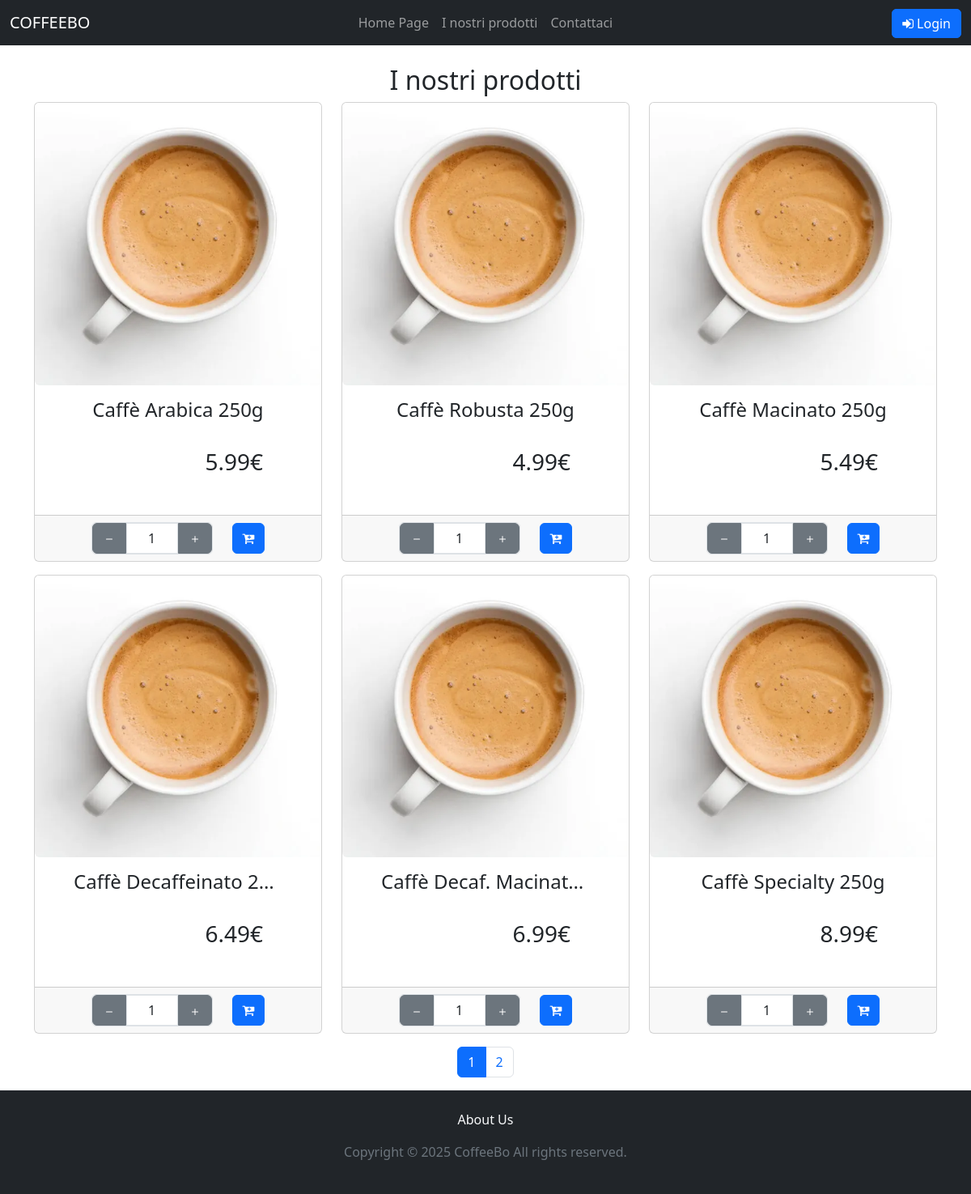
The page /index.php?page=products on the database its author committed.
### tables this page shows
CREATE TABLE
    `Product` (
        `product_id` int (11) NOT NULL,
        `seller_id` int (11) NOT NULL,
        `SKU` varchar(100) NOT NULL,
        `product_name` varchar(50) NOT NULL,
        `product_description` text NOT NULL,
        `price` decimal(10, 2) NOT NULL,
        `stock` int (11) NOT NULL,
        `category_id` int (11) NOT NULL,
        `image` varchar(255) DEFAULT NULL,
        `available` tinyint (1) DEFAULT 1
    );

### index.php (called while the page is built, shortened)
<?php
require_once("bootstrap.php");
require("template/base.php");
?>

### utils/functions.php (called while the page is built, shortened)
<?php
function isUserLoggedIn()
{
    return $_SESSION['auth']['success'] ?? false;
}
function isUserSeller()
{
    return array_key_exists('seller', $_SESSION);
}

### bootstrap.php (called while the page is built, shortened)
<?php
require_once("utils/functions.php");
require_once("db/databaseHelper.php");
$servername = "localhost";
$db_username = "db_user";
$db_password = "1234";
$dbname = "CaffeBoDB";
$dbport = 3306;
$dbh = new DatabaseHelper($servername, $db_username, $db_password, $dbname, $dbport);
?>

### db/databaseHelper.php (called while the page is built, shortened)
<?php
class DatabaseHelper
{
    private $db;
    public function __construct($servername, $username, $password, $dbname, $port)
    {
        $this->db = new mysqli($servername, $username, $password, $dbname, $port);
        $this->db->set_charset("utf8mb4");
    }
    public function getAllProducts()
    {
        $query = "SELECT * FROM `Product`";
        $stmt = $this->db->prepare($query);
        $stmt->execute();
        $result = $stmt->get_result();
        return $result->fetch_all(MYSQLI_ASSOC);
    }
}

### template/products.php (the view, shortened to what this page needs)
<section>
    <?php
    require_once('bootstrap.php');
    $products = isUserSeller() ? $dbh->getProductsBySeller($_SESSION['seller']['user_id']) : $dbh->getAllProducts();
    $totalProducts = count($products);
    ?>
    <h2 class="text-center"><?php echo isUserSeller() ? "Prodotti disponibili: $totalProducts" : "I nostri prodotti"  ?> </h2>
    <div class="container">
        <div class="row">
            <?php
            $totalProducts = count($products);
            $productsPerPage = 6;
            $totalPages = ceil($totalProducts / $productsPerPage);
            $currentPage = isset($_GET['pageNumber']) ? (int)$_GET['pageNumber'] : 1;
            $startIndex = ($currentPage - 1) * $productsPerPage;
            $currentProducts = array_slice($products, $startIndex, $productsPerPage);
            foreach ($currentProducts as $product): ?>
                <div class="col-sm-6 col-md-4">
                    <div class="card mb-3 hover-darken">
                        <a data-bs-toggle="modal"
                            data-bs-target="#productModal"
                            data-product-id="<?php echo $product['product_id']; ?>"
                            data-name="<?php echo htmlspecialchars($product['product_name']); ?>"
                            data-price="<?php echo $product['price']; ?>"
                            data-image="<?php echo $product['image']; ?>"
                            data-description="<?php echo htmlspecialchars($product['product_description'] ?? ''); ?>"
                            data-max="<?php echo $product['stock']; ?>">
                            <img src="<?php echo $product['image'] ?>" class="card-img-top rounded" alt="<?php echo $product['product_name'] ?>">
                        </a>
                        <div class="container d-flex flex-column m-0 p-0">
                            <div class="col-12">
                                <div class="card-body d-flex flex-column pt-3 p-5" style="min-height: 10em">
                                    <a
                                        class="h4 card-title btn-link text-decoration-none text-truncate d-block text-center"
                                        style="white-space: nowrap; overflow: hidden; text-overflow: ellipsis;"
                                        data-bs-toggle="modal"
                                        data-bs-target="#productModal"
                                        data-product-id="<?php echo $product['product_id']; ?>"
                                        data-name="<?php echo htmlspecialchars($product['product_name']); ?>"
                                        data-price="<?php echo $product['price']; ?>"
                                        data-image="<?php echo $product['image']; ?>"
                                        data-description="<?php echo htmlspecialchars($product['product_description'] ?? ''); ?>"
                                        data-max="<?php echo $product['stock']; ?>">
                                        <?php echo $product['product_name']; ?>
                                    </a>
                                    <div class="mt-auto">
                                        <p class="card-text h3 text-end me-4"><?php echo $product['price']; ?>€</p>
                                    </div>
                                </div>
                            </div>
                            <div class="card-footer ">
                                <div class="container d-flex justify-content-center">
                                    <div class="d-flex align-items-center justify-content-between gap-3">
                                        <?php if (!isUserSeller()) : ?>
                                            <div class="d-flex align-items-center border border-1 rounded ms-2 me-2">
                                                <button type="button" class="quantity-left-minus btn btn-secondary btn-number rounded rounded-0 rounded-start" data-type="minus" data-field="">
                                                    <svg xmlns="http://www.w3.org/2000/svg" width="16" height="16" fill="currentColor" class="bi bi-dash" viewBox="0 0 16 16" style="pointer-events: none;">
                                                        <path d="M4 8a.5.5 0 0 1 .5-.5h7a.5.5 0 0 1 0 1h-7A.5.5 0 0 1 4 8"></path>
                                                    </svg>
                                                </button>
                                                <input type="number" id="quantity-<?php echo $product['product_id']; ?>" name="quantity" class="form-control text-center rounded rounded-0 w-auto" value="1" min="1" max="<?php echo $product['stock']; ?>" style="max-width: 4em !important;">
                                                <button type="button" class="quantity-right-plus btn btn-secondary btn-number rounded rounded-0 rounded-end" data-type="plus" data-field="">
                                                    <svg xmlns="http://www.w3.org/2000/svg" width="16" height="16" fill="currentColor" class="bi bi-plus" viewBox="0 0 16 16" style="pointer-events: none;">
                                                        <path d="M8 4a.5.5 0 0 1 .5.5v3h3a.5.5 0 0 1 0 1h-3v3a.5.5 0 0 1-1 0v-3h-3a.5.5 0 0 1 0-1h3v-3A.5.5 0 0 1 8 4"></path>
                                                    </svg>
                                                </button>
                                            </div>
                                            <?php if (!isUserLoggedIn()): ?>
                                                <a href="#" class="btn btn-primary float-end w-25 me-2" style="text-decoration: none" data-bs-toggle="modal" data-bs-target="#loginModal"><em class="fa fa-cart-plus"></em></a>
                                            <?php endif; ?>
                                        <?php endif; ?>
                                    </div>
                                </div>
                            </div>
                        </div>
                    </div>
                </div>
            <?php endforeach; ?>
            <nav aria-label="Page navigation">
                <ul class="pagination justify-content-center">
                    <?php for ($page = 1; $page <= $totalPages; $page++): ?>
                        <li class="page-item <?php if ($page == $currentPage) echo 'active'; ?>">
                            <?php
                            $queryParams = $_GET;
                            $queryParams['pageNumber'] = $page;
                            $newQueryString = http_build_query($queryParams);
                            ?>
                            <a class="page-link" href="?<?php echo $newQueryString; ?>" data-page="<?php echo $page; ?>"><?php echo $page; ?></a>
                        </li>
                    <?php endfor; ?>
                </ul>
            </nav>
        </div>
    </div>
</section>

### css/style.css (style rules this page uses)
html, body { height: 100%; margin: 0; }
input[type="number"] { -moz-appearance: textfield; appearance: textfield; }
input { caret-color: black; }
.hover-darken { transition: background-color 0.2s ease; }

### rows shown on the page
product: image (picture), product_name "Caffè Arabica 250g", price "5.99", quantity "1"
product: image (picture), product_name "Caffè Robusta 250g", price "4.99"
product: image (picture), product_name "Caffè Macinato 250g", price "5.49"
product: image (picture), product_name "Caffè Decaffeinato 2…", price "6.49"
product: image (picture), product_name "Caffè Decaf. Macinat…", price "6.99"
product: image (picture), product_name "Caffè Specialty 250g", price "8.99"
